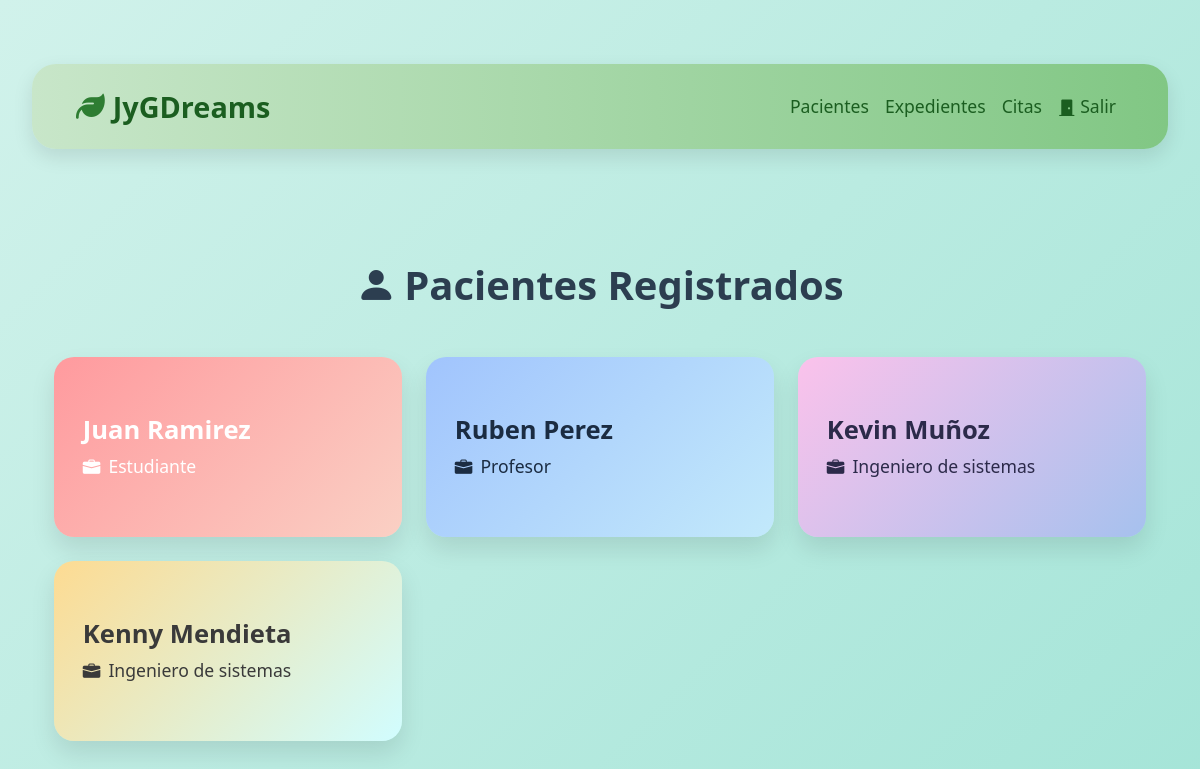
Before: /cita_pacientes/ with the older database file.
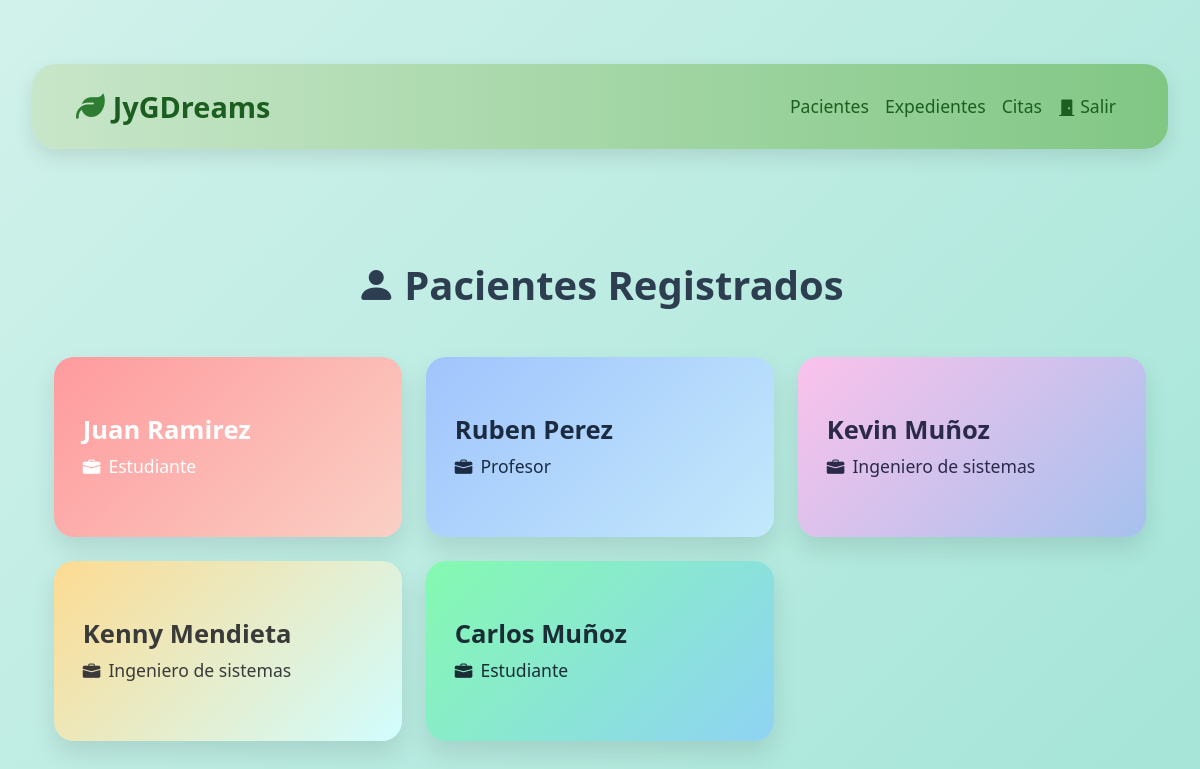
After: the same page with the newer database file.
### JyGDreams/models.py (models this page shows, shortened)
class Paciente(models.Model):
    nombre = models.CharField(max_length=100)
    apellido = models.CharField(max_length=100)
    fecha_nacimiento = models.DateField()
    ocupacion = models.CharField(max_length=100)
    correo = models.EmailField()
    telefono = models.CharField(max_length=15)
    direccion = models.TextField()

### JyGDreams/views.py (the view)
# urls.py: path('cita_pacientes/', views.cita_pacientes, name='cita_pacientes'),
def cita_pacientes(request):
    pacientes = Paciente.objects.all()
    return render(request, 'cards_patient.html', {'pacientes': pacientes})

### JyGDreams/templates/cards_patient.html
{% extends 'layout.html' %}
{% load static %}
{% block content %}
<link rel="stylesheet" href="{% static 'JYGDreams/cards_patient.css' %}">
<div class="container py-5">
  <h2 class="text-center mb-5 title"><i class="bi bi-person-fill me-2"></i>Pacientes Registrados</h2>
  <div class="row g-4">
    {% for paciente in pacientes %}
      {% cycle 'bg1' 'bg2' 'bg3' 'bg4' 'bg5' as color_class silent %}
      <div class="col-sm-12 col-md-6 col-lg-4 d-flex">
        <a href="{% url 'home_citas' paciente.id %}" class="card-link flex-fill">
          <div class="paciente-card {{ color_class }} h-100">
            <div class="card-body d-flex flex-column justify-content-center align-items-start">
              <h5 class="card-title mb-2">{{ paciente.nombre }} {{ paciente.apellido }}</h5>
              <p class="card-text"><i class="bi bi-briefcase-fill me-2"></i>{{ paciente.ocupacion }}</p>
            </div>
          </div>
        </a>
      </div>
    {% endfor %}
  </div>
</div>
{% endblock %}

Changed rows visible on the page:
added Paciente: nombre "Carlos", apellido "Muñoz", ocupacion "Estudiante"
